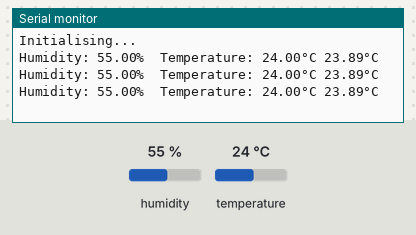
This sketch was run on a simulated Arduino Uno, built with avr-gcc and run on an emulated ATmega328P. Shown: the last lines printed to the serial monitor. The test bench sets the inputs (shaded band); at power-on: humidity 55 %, temperature 24 °C.

Above: at 3.8 s.
3.9 s: humidity set to 22 %
At 5.8 s:
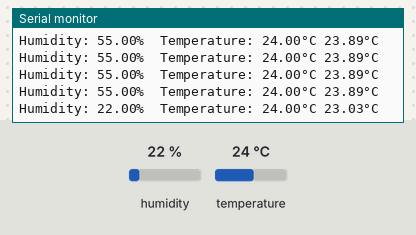
6.7 s: temperature set to 12 °C
At 7.8 s:
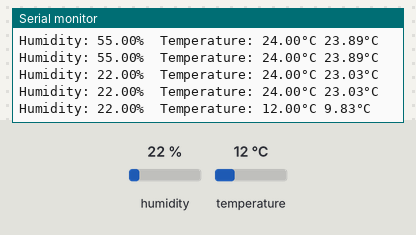
9.5 s: humidity set to 40 %
At 10.7 s:
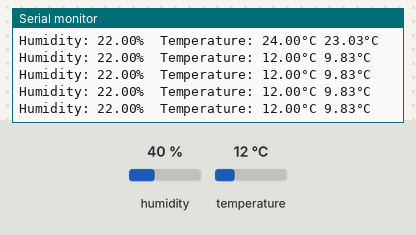
Timing chart, 0 to 12.5 s (numbered marks = the images above; inputs shaded):
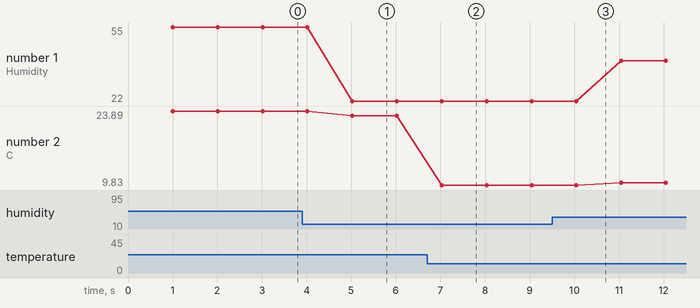

The sketch:

main.ino
```cpp
#include "DHT.h"

#define DHTPIN 2
#define DHTTYPE DHT22

DHT dht(DHTPIN, DHTTYPE);

void setup() {
  Serial.begin(9600);
  Serial.println(F("Initialising..."));
  dht.begin();
}

void loop() {
  delay(1000); //sleep a second between readings

  float humidityValue = dht.readHumidity();
  float temperatureValue = dht.readTemperature();


  if (isnan(humidityValue) || isnan(temperatureValue)) { //check read failures
    Serial.println(F("ERROR: Failed to read from the sensor!"));
    return; //jump to next loop
  }

  float heatIndexValue = dht.computeHeatIndex(temperatureValue, humidityValue, false);

  Serial.print(F("Humidity: "));
  Serial.print(humidityValue);
  Serial.print(F("%  Temperature: "));
  Serial.print(temperatureValue);
  Serial.print(F("°C "));
  Serial.print(heatIndexValue);
  Serial.println(F("°C "));
}
```

Measured:
- after the input at 3.9 s, the serial monitor: prints a new line after 1.1 s (image 1)
- after the input at 6.7 s, the serial monitor: prints a new line after 0.33 s (image 2)
- plotted number 1: 55 → 22 after the input at 3.9 s, 22 → 40 after the input at 9.5 s
- plotted number 2: 23.89 → 23.03 after the input at 3.9 s, 23.03 → 9.83 after the input at 6.7 s, 9.83 → 10.3 after the input at 9.5 s
